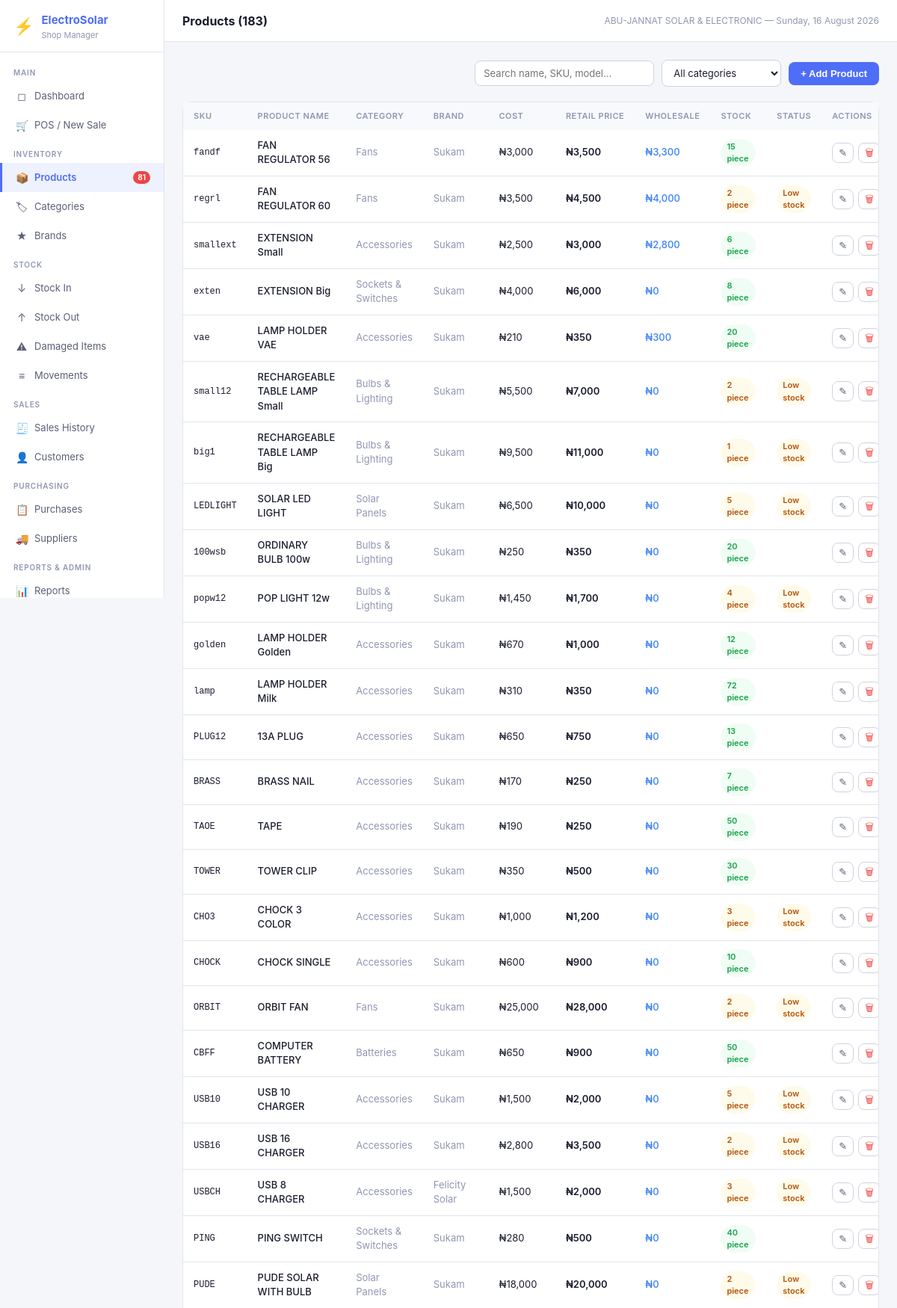
Screenshot of /products (signed in, upper part) with the database file from the repository.
### tables this page shows
CREATE TABLE settings (
            key TEXT PRIMARY KEY,
            value TEXT
        );

CREATE TABLE products (
            id INTEGER PRIMARY KEY AUTOINCREMENT,
            name TEXT NOT NULL,
            sku TEXT UNIQUE NOT NULL,
            category_id INTEGER REFERENCES categories(id),
            brand_id INTEGER REFERENCES brands(id),
            model_number TEXT,
            wattage REAL,
            voltage REAL,
            amperage REAL,
            capacity TEXT,
            warranty TEXT,
            cost_price REAL NOT NULL DEFAULT 0,
            selling_price REAL NOT NULL DEFAULT 0,
            quantity INTEGER NOT NULL DEFAULT 0,
            reorder_level INTEGER NOT NULL DEFAULT 5,
            unit TEXT NOT NULL DEFAULT 'piece',
            description TEXT,
            is_active INTEGER NOT NULL DEFAULT 1,
            created_at TEXT NOT NULL DEFAULT (datetime('now')),
            updated_at TEXT NOT NULL DEFAULT (datetime('now'))
        , wholesale_price REAL NOT NULL DEFAULT 0);

CREATE TABLE categories (
            id INTEGER PRIMARY KEY AUTOINCREMENT,
            name TEXT UNIQUE NOT NULL,
            description TEXT,
            created_at TEXT NOT NULL DEFAULT (datetime('now'))
        );

CREATE TABLE brands (
            id INTEGER PRIMARY KEY AUTOINCREMENT,
            name TEXT UNIQUE NOT NULL,
            description TEXT,
            created_at TEXT NOT NULL DEFAULT (datetime('now'))
        );

### app.py (the view)
@app.route('/products')
@login_required
def products():
    conn = get_db()
    items = conn.execute("""
        SELECT p.id, p.name, p.sku, p.category_id, p.brand_id, p.model_number,
               p.wattage, p.voltage, p.amperage, p.capacity, p.warranty,
               p.cost_price, p.selling_price, p.wholesale_price,
               p.quantity, p.reorder_level, p.unit, p.description,
               p.is_active, p.created_at, p.updated_at,
               c.name as category_name,
               b.name as brand_name
        FROM products p
        LEFT JOIN categories c ON p.category_id = c.id
        LEFT JOIN brands b ON p.brand_id = b.id
        ORDER BY p.id DESC
    """).fetchall()
    cats = conn.execute("SELECT * FROM categories").fetchall()
    brands = conn.execute("SELECT * FROM brands").fetchall()
    return render_template(
        'products.html',
        products=[dict(x) for x in items],
        categories=[dict(x) for x in cats],
        brands=[dict(x) for x in brands],
        settings=get_settings()
    )

### app.py (called while the page is built)
def get_db():
    if 'db' not in g:
        g.db = sqlite3.connect(DB_PATH)
        g.db.row_factory = sqlite3.Row
        g.db.execute("PRAGMA foreign_keys = ON")
        g.db.execute("PRAGMA journal_mode = WAL")
    return g.db

def query(sql, args=(), one=False):
    cur = get_db().execute(sql, args)
    rv = cur.fetchall()
    return (rv[0] if rv else None) if one else rv

def login_required(f):
    @wraps(f)
    def decorated(*args, **kwargs):
        if 'user_id' not in session:
            return redirect(url_for('login'))
        return f(*args, **kwargs)
    return decorated

def current_user():
    return {'id': session.get('user_id'), 'username': session.get('username'),
            'full_name': session.get('full_name'), 'role': session.get('role')}

def get_settings():
    rows = query("SELECT key, value FROM settings")
    return {r['key']: r['value'] for r in rows}

@app.context_processor
def inject_globals():
    s = get_settings() if 'user_id' in session else {}
    low_stock = 0
    if 'user_id' in session:
        r = query("SELECT COUNT(*) as c FROM products WHERE is_active=1 AND quantity <= reorder_level", one=True)
        low_stock = r['c'] if r else 0
    return dict(settings=s, current_user=current_user(), low_stock_count=low_stock,
                now=datetime.now())

### templates/products.html (shortened to what this page needs)
{% extends 'base.html' %}
{% block page_title %}Products ({{ products|length }}){% endblock %}
{% block content %}
<div class="page-header">
  <div class="page-actions">
    <input type="text"
           id="searchInput"
           placeholder="Search name, SKU, model..."
           oninput="filterTable()"
           style="width:240px;">
    <select id="catFilter"
            onchange="filterTable()"
            style="width:160px;">
      <option value="">All categories</option>
    </select>
    <button class="btn btn-primary" onclick="addNewProduct()">
      + Add Product
    </button>
  </div>
</div>
<div class="card">
  <div class="table-wrap">
    <table id="productsTable">
      <thead>
        <tr>
          <th>SKU</th>
          <th>Product Name</th>
          <th>Category</th>
          <th>Brand</th>
          <th>Cost</th>
          <th>Retail Price</th>
          <th>Wholesale</th>
          <th>Stock</th>
          <th>Status</th>
          <th>Actions</th>
        </tr>
      </thead>
      <tbody>
        {% set cur = settings.get('currency','₦') %}
        {% for p in products %}
        <tr
          data-name="{{ (p.name or '')|lower }}"
          data-sku="{{ (p.sku or '')|lower }}"
          data-model="{{ (p.model_number or '')|lower }}"
          data-cat="{{ (p.category_name or '')|lower }}"
        >
          <td class="td-mono">{{ p.sku }}</td>
          <td style="font-weight:500;">
            {{ p.name }}
          </td>
          <td class="text-muted">
            {{ p.category_name or '—' }}
          </td>
          <td class="text-muted">
            {{ p.brand_name or '—' }}
          </td>
          <td>
            {{ cur }}{{ '{:,.0f}'.format(p.cost_price or 0) }}
          </td>
          <td style="font-weight:600;">
            {{ cur }}{{ '{:,.0f}'.format(p.selling_price or 0) }}
          </td>
          <td style="color:var(--info);font-weight:500;">
            {{ cur }}{{ '{:,.0f}'.format(p.wholesale_price or 0) }}
          </td>
          <td>
            <span class="badge
              {% if p.quantity == 0 %}
                badge-danger
              {% elif p.quantity <= p.reorder_level %}
                badge-warning
              {% else %}
                badge-success
              {% endif %}
            ">
              {{ p.quantity }} {{ p.unit }}
            </span>
          </td>
          <td>
            {% if p.quantity <= p.reorder_level %}
            <span class="badge badge-warning">
              Low stock
            </span>
            {% endif %}
          </td>
          <td>
            <div style="display:flex;gap:6px;">
             <button
  class="btn-icon"
  title="Edit"
  data-product='{{ p|tojson|safe }}'
  onclick="editProduct(JSON.parse(this.dataset.product))">
  ✎
</button>
              {% if current_user.role == 'admin' %}
              <form method="POST"
                    action="{{ url_for('products_delete', pid=p.id) }}"
                    onsubmit="return confirm('Archive this product?')">
                <button type="submit"
                        class="btn-icon"
                        title="Archive"
                        style="color:var(--danger);">
                  🗑
                </button>
              </form>
              {% endif %}
            </div>
          </td>
        </tr>
        {% endfor %}
      </tbody>
    </table>
  </div>
</div>
{% endblock %}

### templates/base.html (shortened to what this page needs)
<!DOCTYPE html>
<html lang="en">
<head>
<link rel="stylesheet" href="{{ url_for('static', filename='css/style.css') }}">
</head>
<body>
<div class="app-shell">
  <aside class="sidebar">
    <div class="sidebar-logo">
      <div class="logo-icon">⚡</div>
      <div>
        <h1>ElectroSolar</h1>
        <p>Shop Manager</p>
      </div>
    </div>
    <nav class="sidebar-nav">
      <div class="nav-section">Main</div>
      <a href="{{ url_for('dashboard') }}" class="nav-item {% if request.endpoint=='dashboard' %}active{% endif %}">
        <span class="nav-icon">◻</span> Dashboard
      </a>
      <a href="{{ url_for('pos') }}" class="nav-item {% if request.endpoint=='pos' %}active{% endif %}">
        <span class="nav-icon">🛒</span> POS / New Sale
      </a>
      <div class="nav-section">Inventory</div>
      <a href="{{ url_for('products') }}" class="nav-item {% if request.endpoint=='products' %}active{% endif %}">
        <span class="nav-icon">📦</span> Products
        {% if low_stock_count > 0 %}<span class="nav-badge">{{ low_stock_count }}</span>{% endif %}
      </a>
      <a href="{{ url_for('categories') }}" class="nav-item {% if request.endpoint=='categories' %}active{% endif %}">
        <span class="nav-icon">🏷</span> Categories
      </a>
      <a href="{{ url_for('brands') }}" class="nav-item {% if request.endpoint=='brands' %}active{% endif %}">
        <span class="nav-icon">★</span> Brands
      </a>
      <div class="nav-section">Stock</div>
      <a href="{{ url_for('stock_in') }}" class="nav-item {% if request.endpoint=='stock_in' %}active{% endif %}">
        <span class="nav-icon">↓</span> Stock In
      </a>
      <a href="{{ url_for('stock_out') }}" class="nav-item {% if request.endpoint=='stock_out' %}active{% endif %}">
        <span class="nav-icon">↑</span> Stock Out
      </a>
      <a href="{{ url_for('stock_damaged') }}" class="nav-item {% if request.endpoint=='stock_damaged' %}active{% endif %}">
        <span class="nav-icon">⚠</span> Damaged Items
      </a>
      <a href="{{ url_for('stock_movements') }}" class="nav-item {% if request.endpoint=='stock_movements' %}active{% endif %}">
        <span class="nav-icon">≡</span> Movements
      </a>
      <div class="nav-section">Sales</div>
      <a href="{{ url_for('sales') }}" class="nav-item {% if request.endpoint in ['sales','sale_detail'] %}active{% endif %}">
        <span class="nav-icon">🧾</span> Sales History
      </a>
      <a href="{{ url_for('customers') }}" class="nav-item {% if request.endpoint in ['customers','customer_history'] %}active{% endif %}">
        <span class="nav-icon">👤</span> Customers
      </a>
      <div class="nav-section">Purchasing</div>
      <a href="{{ url_for('purchases') }}" class="nav-item {% if request.endpoint in ['purchases','purchase_detail'] %}active{% endif %}">
        <span class="nav-icon">📋</span> Purchases
      </a>
      <a href="{{ url_for('suppliers') }}" class="nav-item {% if request.endpoint=='suppliers' %}active{% endif %}">
        <span class="nav-icon">🚚</span> Suppliers
      </a>
      <div class="nav-section">Reports & Admin</div>
      <a href="{{ url_for('reports') }}" class="nav-item {% if request.endpoint=='reports' %}active{% endif %}">
        <span class="nav-icon">📊</span> Reports
      </a>
    </nav>
  </aside>
  <div class="main-area">
    <header class="topbar">
      <h2>{% block page_title %}{% endblock %}</h2>
      <span class="topbar-meta">{{ settings.get('shop_name','ElectroSolar') }} — {{ now.strftime('%A, %d %B %Y') }}</span>
    </header>
    <main class="page-content">
      {% block content %}{% endblock %}
    </main>
  </div>
</div>
</body>
</html>

### rows the page displays
settings: get "ABU-JANNAT SOLAR & ELECTRONIC"
products: sku "fandf", name "FAN REGULATOR 56", name "Fans", name "Sukam", cur "₦", cost_price "3,000", selling_price "3,500", wholesale_price "3,300", quantity "15", unit "piece"
products: sku "regrl", name "FAN REGULATOR 60", name "Fans", name "Sukam", cur "₦", cost_price "3,500", selling_price "4,500", wholesale_price "4,000", quantity "2", unit "piece", reorder_level "Low stock"
products: sku "smallext", name "EXTENSION Small", name "Accessories", name "Sukam", cur "₦", cost_price "2,500", selling_price "3,000", wholesale_price "2,800", quantity "6", unit "piece"
products: sku "exten", name "EXTENSION Big", name "Sockets & Switches", name "Sukam", cur "₦", cost_price "4,000", selling_price "6,000", wholesale_price "0", quantity "8", unit "piece"
products: sku "vae", name "LAMP HOLDER VAE", name "Accessories", name "Sukam", cur "₦", cost_price "210", selling_price "350", wholesale_price "300", quantity "20", unit "piece"
products: sku "small12", name "RECHARGEABLE TABLE LAMP Small", name "Bulbs & Lighting", name "Sukam", cur "₦", cost_price "5,500", selling_price "7,000", wholesale_price "0", quantity "2", unit "piece", reorder_level "Low stock"
products: sku "big1", name "RECHARGEABLE TABLE LAMP Big", name "Bulbs & Lighting", name "Sukam", cur "₦", cost_price "9,500", selling_price "11,000", wholesale_price "0", quantity "1", unit "piece", reorder_level "Low stock"
products: sku "LEDLIGHT", name "SOLAR LED LIGHT", name "Solar Panels", name "Sukam", cur "₦", cost_price "6,500", selling_price "10,000", wholesale_price "0", quantity "5", unit "piece", reorder_level "Low stock"
products: sku "100wsb", name "ORDINARY BULB 100w", name "Bulbs & Lighting", name "Sukam", cur "₦", cost_price "250", selling_price "350", wholesale_price "0", quantity "20", unit "piece"
products: sku "popw12", name "POP LIGHT 12w", name "Bulbs & Lighting", name "Sukam", cur "₦", cost_price "1,450", selling_price "1,700", wholesale_price "0", quantity "4", unit "piece", reorder_level "Low stock"
products: sku "golden", name "LAMP HOLDER Golden", name "Accessories", name "Sukam", cur "₦", cost_price "670", selling_price "1,000", wholesale_price "0", quantity "12", unit "piece"
products: sku "lamp", name "LAMP HOLDER Milk", name "Accessories", name "Sukam", cur "₦", cost_price "310", selling_price "350", wholesale_price "0", quantity "72", unit "piece"
products: sku "PLUG12", name "13A PLUG", name "Accessories", name "Sukam", cur "₦", cost_price "650", selling_price "750", wholesale_price "0", quantity "13", unit "piece"
products: sku "BRASS", name "BRASS NAIL", name "Accessories", name "Sukam", cur "₦", cost_price "170", selling_price "250", wholesale_price "0", quantity "7", unit "piece"
products: sku "TAOE", name "TAPE", name "Accessories", name "Sukam", cur "₦", cost_price "190", selling_price "250", wholesale_price "0", quantity "50", unit "piece"
products: sku "TOWER", name "TOWER CLIP", name "Accessories", name "Sukam", cur "₦", cost_price "350", selling_price "500", wholesale_price "0", quantity "30", unit "piece"
products: sku "CHO3", name "CHOCK 3 COLOR", name "Accessories", name "Sukam", cur "₦", cost_price "1,000", selling_price "1,200", wholesale_price "0", quantity "3", unit "piece", reorder_level "Low stock"
products: sku "CHOCK", name "CHOCK SINGLE", name "Accessories", name "Sukam", cur "₦", cost_price "600", selling_price "900", wholesale_price "0", quantity "10", unit "piece"
products: sku "ORBIT", name "ORBIT FAN", name "Fans", name "Sukam", cur "₦", cost_price "25,000", selling_price "28,000", wholesale_price "0", quantity "2", unit "piece", reorder_level "Low stock"
products: sku "CBFF", name "COMPUTER BATTERY", name "Batteries", name "Sukam", cur "₦", cost_price "650", selling_price "900", wholesale_price "0", quantity "50", unit "piece"
products: sku "USB10", name "USB 10 CHARGER", name "Accessories", name "Sukam", cur "₦", cost_price "1,500", selling_price "2,000", wholesale_price "0", quantity "5", unit "piece", reorder_level "Low stock"
products: sku "USB16", name "USB 16 CHARGER", name "Accessories", name "Sukam", cur "₦", cost_price "2,800", selling_price "3,500", wholesale_price "0", quantity "2", unit "piece", reorder_level "Low stock"
products: sku "USBCH", name "USB 8 CHARGER", name "Accessories", name "Felicity Solar", cur "₦", cost_price "1,500", selling_price "2,000", wholesale_price "0", quantity "3", unit "piece", reorder_level "Low stock"
products: sku "PING", name "PING SWITCH", name "Sockets & Switches", name "Sukam", cur "₦", cost_price "280", selling_price "500", wholesale_price "0", quantity "40", unit "piece"
products: sku "PUDE", name "PUDE SOLAR WITH BULB", name "Solar Panels", name "Sukam", cur "₦", cost_price "18,000", selling_price "20,000", wholesale_price "0", quantity "2", unit "piece", reorder_level "Low stock"

### other values shown
{{ low_stock_count }} "81"
{{ products|length }} "183"
